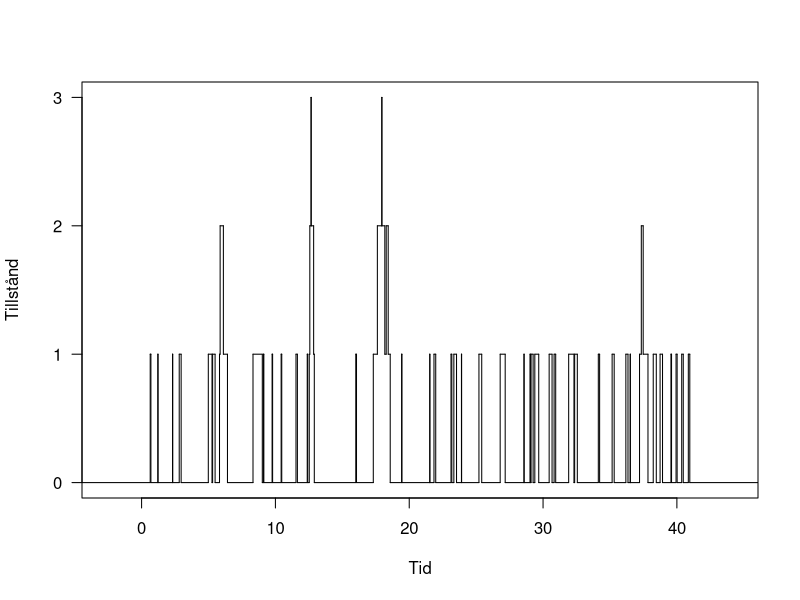
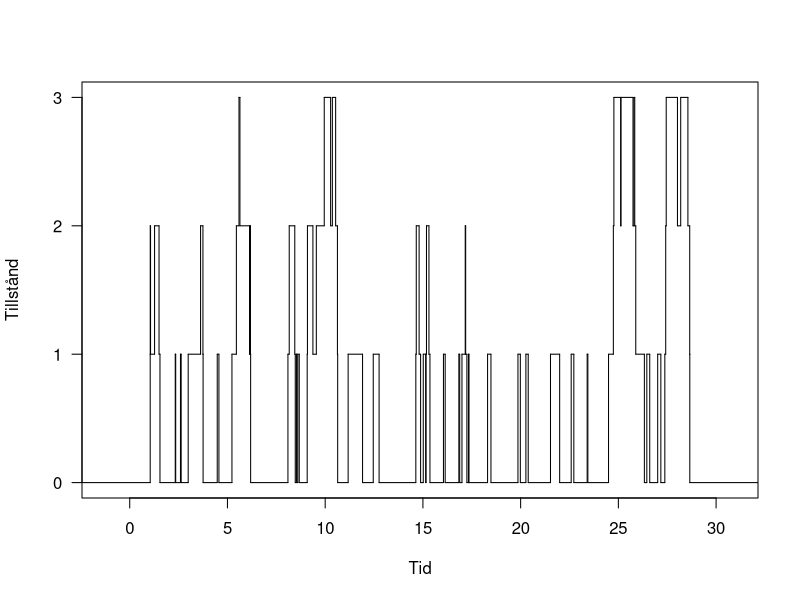
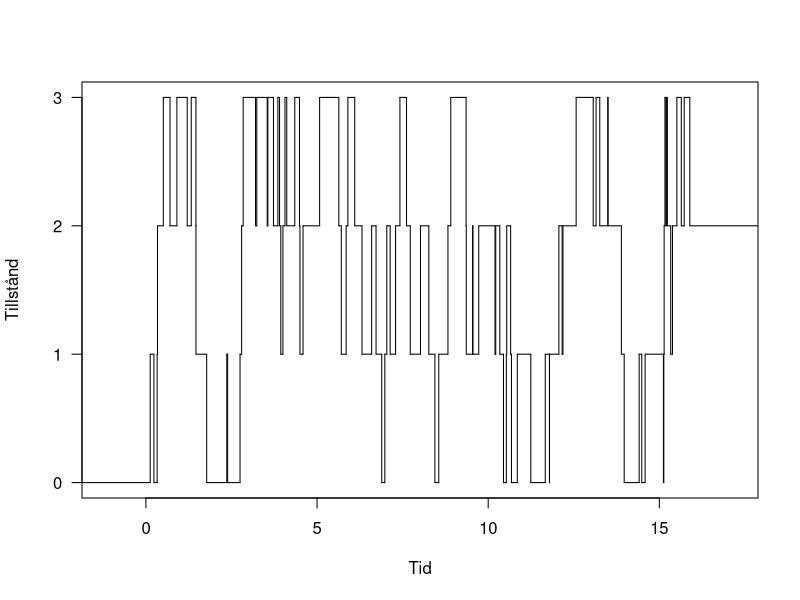

The R source for these figures, in order:
## ---- chunk 1
set.seed(980608)
bd_process <- function(lambda, mu, initial_state = 0, steps = 100) {
  time_now <- 0
  state_now <- initial_state
  
  # Dessa vektorer ska byggas på i loopen nedan
  time <- 0
  state <- initial_state
  
  for (i in 1:steps) {
    # Bestäm lambda och mu baserat på aktuellt tillstånd
    if (state_now == 3) {
      lambda_now <- 0  # Inga fler ankomster när systemet är fullt
    } else {
      lambda_now <- lambda
    }
    
    if (state_now == 0) {
      mu_now <- 0  # Inga avslut när systemet är tomt
    } else {
      mu_now <- mu
    }
    
    # Tiden till nästa tillståndsbyte är exponentialfördelad med parameter lambda_now + mu_now
    time_to_transition <- rexp(1, rate = lambda_now + mu_now)
    
    # Bestäm om nästa tillstånd är upp eller ner
    if (lambda_now == 0) {
      # Om lambda_now är 0, måste vi gå ner
      state_now <- state_now - 1
    } else if (mu_now == 0) {
      # Om mu_now är 0, måste vi gå upp
      state_now <- state_now + 1
    } else {
      # Annars, slumpa om vi går upp eller ner
      if (runif(1) < lambda_now / (lambda_now + mu_now)) {
        state_now <- state_now + 1
      } else {
        state_now <- state_now - 1
      }
    }
    
    # Uppdatera tiden och lägg till i vektorerna
    time_now <- time_now + time_to_transition
    time <- c(time, time_now)
    state <- c(state, state_now)
  }
  
  # Returnera en lista med de två vektorerna tid och state
  list(time = time, state = state)
}

# Exempel på användning för förslag 1 (lambda = 1, mu = 5)

forslag1 <- bd_process(lambda = 1, mu = 5)
forslag2 <- bd_process(lambda = 2, mu = 5)
forslag3 <- bd_process(lambda = 5, mu = 5)
time1 <- forslag1$time
state1 <- forslag1$state
time2 <- forslag2$time
state2 <- forslag2$state
time3 <- forslag3$time
state3 <- forslag3$state
plot(stepfun(time1[-1], state1),
do.points = FALSE,
xlab = "Tid",
ylab = "Tillstånd",
main = "",
yaxt = "n")
axis(2, at = c(0, 1, 2, 3), las = 2)
plot(stepfun(time2[-1], state2),
do.points = FALSE,
xlab = "Tid",
ylab = "Tillstånd",
main = "",
yaxt = "n")
axis(2, at = c(0, 1, 2, 3), las = 2)
plot(stepfun(time3[-1], state3),
do.points = FALSE,
xlab = "Tid",
ylab = "Tillstånd",
main = "",
yaxt = "n")
axis(2, at = c(0, 1, 2, 3), las = 2)
## ---- chunk 2
set.seed(980608)
calculate_time_for_500_steps <- function(lambda, mu) {
  result <- bd_process(lambda, mu, steps = 500)
  total_time <- result$time[length(result$time)]  # Sista värdet i time-vektorn
  return(total_time)
}

# Beräkna tiderna för de tre förslagen
time_proposal_1 <- calculate_time_for_500_steps(lambda = 1, mu = 5)
time_proposal_2 <- calculate_time_for_500_steps(lambda = 2, mu = 5)
time_proposal_3 <- calculate_time_for_500_steps(lambda = 5, mu = 5)

cat("Tid för 500 tillståndsbyten (förslag 1):", time_proposal_1, "timmar\n")
cat("Tid för 500 tillståndsbyten (förslag 2):", time_proposal_2, "timmar\n")
cat("Tid för 500 tillståndsbyten (förslag 3):", time_proposal_3, "timmar\n")
